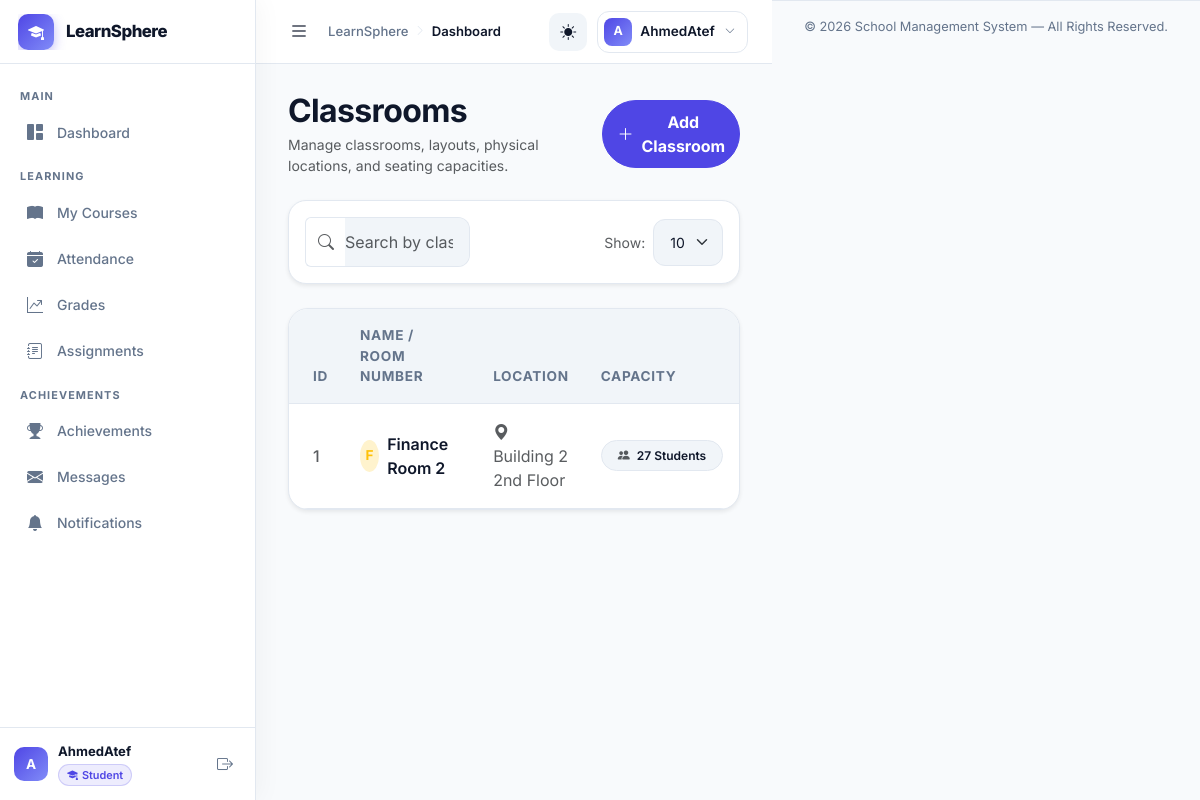
The app's page /modules/admin/classrooms/index.php (signed in), older data.
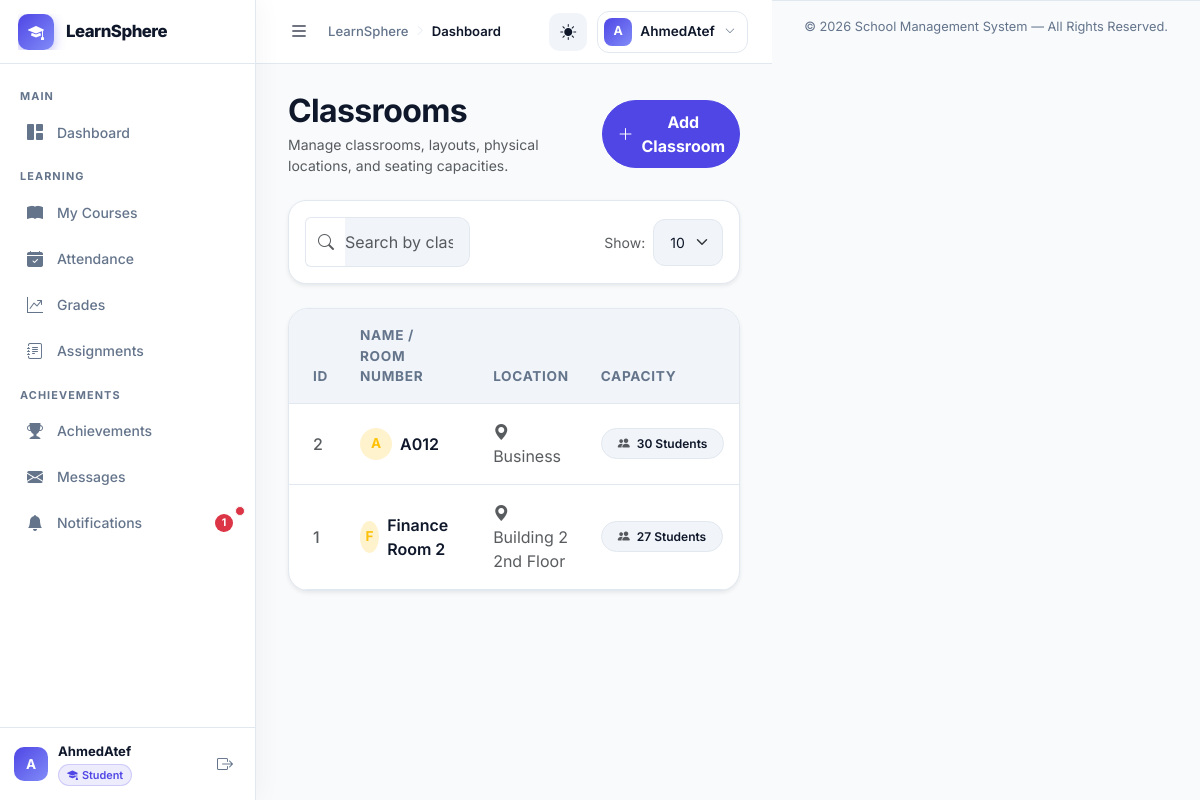
The same page, newer data.
### tables this page shows
CREATE TABLE `class_rooms` (
  `id` int(11) NOT NULL AUTO_INCREMENT,
  `name` varchar(255) NOT NULL,
  `location` varchar(100) DEFAULT NULL,
  `capacity` int(11) DEFAULT NULL,
  `created_at` timestamp NOT NULL DEFAULT current_timestamp(),
  PRIMARY KEY (`id`)
);

### config/app.php (called while the page is built, shortened)
<?php
function app_base_url(): string
{
    static $baseUrl = null;
    if ($baseUrl !== null) {
        return $baseUrl;
    }
    $scriptName = str_replace('\\', '/', $_SERVER['SCRIPT_NAME'] ?? '');
    $projectFolder = basename(BASE_PATH);
    $projectPath = '/' . $projectFolder;
    $position = stripos($scriptName, $projectPath);
    if ($position !== false) {
        $baseUrl = substr($scriptName, 0, $position + strlen($projectPath));
    } else {
        $baseUrl = '';
    }
    return rtrim($baseUrl, '/');
}
function app_url(string $path = ''): string
{
    $path = ltrim($path, '/');
    $baseUrl = app_base_url();
    return ($baseUrl === '' ? '' : $baseUrl) . '/' . $path;
}

### config/auth.php (called while the page is built, shortened)
<?php
require_once __DIR__ . '/app.php';
function current_user_id(): int
{
    return (int) ($_SESSION['user_id'] ?? 0);
}

### includes/notifications_helper.php (called while the page is built, shortened)
<?php
function get_unread_notification_count($conn, $userId) {
    $stmt = $conn->prepare("SELECT COUNT(*) AS unread FROM notifications WHERE user_id = ? AND is_read = 0");
    $stmt->bind_param('i', $userId);
    $stmt->execute();
    $res = $stmt->get_result()->fetch_assoc();
    return (int) ($res['unread'] ?? 0);
}

### modules/admin/classrooms/index.php (the view, shortened to what the changed rows need)
<?php
require_once '../../../config/app.php';
require_once BASE_PATH . '/config/connect.php';
require_once BASE_PATH . '/config/auth.php';
require_once BASE_PATH . '/includes/header.php';
$search = trim($_GET['search'] ?? '');
$limit = isset($_GET['limit']) ? (int)$_GET['limit'] : 10;
$page = isset($_GET['page']) ? (int)$_GET['page'] : 1;
$offset = ($page - 1) * $limit;
if ($search !== '') {
    $countStmt = $conn->prepare("SELECT COUNT(*) as total FROM class_rooms WHERE name LIKE ? OR location LIKE ?");
    $searchWildcard = "%$search%";
    $countStmt->bind_param("ss", $searchWildcard, $searchWildcard);
    $countStmt->execute();
    $totalRows = $countStmt->get_result()->fetch_assoc()['total'];
    $countStmt->close();
    $stmt = $conn->prepare("SELECT id, name, location, capacity FROM class_rooms WHERE name LIKE ? OR location LIKE ? ORDER BY name LIMIT ? OFFSET ?");
    $stmt->bind_param("ssii", $searchWildcard, $searchWildcard, $limit, $offset);
    $stmt->execute();
    $result = $stmt->get_result();
} else {
    $totalRows = $conn->query("SELECT COUNT(*) as total FROM class_rooms")->fetch_assoc()['total'];
    $stmt = $conn->prepare("SELECT id, name, location, capacity FROM class_rooms ORDER BY name LIMIT ? OFFSET ?");
    $stmt->bind_param("ii", $limit, $offset);
    $stmt->execute();
    $result = $stmt->get_result();
}
?>
    <div class="d-flex justify-content-between align-items-center mb-4">
        <div>
            <h2 class="mb-1">Classrooms</h2>
        </div>
    </div>
    <?php if ($totalRows > 0): ?>
        <div class="table-wrapper table-responsive border-0 shadow-sm" style="border-radius: 20px; overflow: hidden; padding: 0; background: var(--app-surface); border: 1px solid var(--app-border) !important;">
            <table class="table table-hover mb-0 align-middle">
                <thead class="table-light" style="background-color: var(--app-surface-soft) !important;">
                    <tr>
                        <th class="ps-4 py-3" style="color: var(--app-muted); font-size: 0.85rem; font-weight: 700; border-bottom: 1px solid var(--app-border);">ID</th>
                        <th class="py-3" style="color: var(--app-muted); font-size: 0.85rem; font-weight: 700; border-bottom: 1px solid var(--app-border);">Name / Room Number</th>
                        <th class="py-3" style="color: var(--app-muted); font-size: 0.85rem; font-weight: 700; border-bottom: 1px solid var(--app-border);">Location</th>
                        <th class="py-3" style="color: var(--app-muted); font-size: 0.85rem; font-weight: 700; border-bottom: 1px solid var(--app-border);">Capacity</th>
                    </tr>
                </thead>
                <tbody>
                    <?php while ($row = $result->fetch_assoc()): ?>
                        <tr>
                            <td class="ps-4 fw-medium text-muted" style="border-bottom: 1px solid var(--app-border);"><?= $row['id']; ?></td>
                            <td style="border-bottom: 1px solid var(--app-border);">
                                <div class="d-flex align-items-center gap-2">
                                    <div class="avatar-circle d-flex align-items-center justify-content-center fw-bold bg-warning-subtle text-warning rounded-circle" style="width: 32px; height: 32px; font-size: 0.85rem;">
                                        <?= strtoupper(substr($row['name'], 0, 1)); ?>
                                    </div>
                                    <span class="fw-semibold"><?= htmlspecialchars($row['name']); ?></span>
                                </div>
                            </td>
                            <td class="text-muted" style="border-bottom: 1px solid var(--app-border);"><i class="bi bi-geo-alt-fill me-1 text-muted opacity-70"></i> <?= htmlspecialchars($row['location']); ?></td>
                            <td style="border-bottom: 1px solid var(--app-border);">
                                <span class="badge rounded-pill px-3 py-2 fw-semibold" style="background: var(--app-surface-soft); color: var(--app-text); border: 1px solid var(--app-border) !important;">
                                    <i class="bi bi-people-fill me-1 text-muted"></i> <?= htmlspecialchars($row['capacity']); ?> Students
                                </span>
                            </td>
                        </tr>
                    <?php endwhile; ?>
                </tbody>
            </table>
        </div>
    <?php endif; ?>
</div>
<?php require_once BASE_PATH . '/includes/footer.php'; ?>

### includes/sidebar.php (shortened to what the changed rows need)
<?php
require_once BASE_PATH . '/includes/notifications_helper.php';
$currentRole = $_SESSION['role'] ?? '';
$isLoggedIn  = isset($_SESSION['username']);
?>
<aside class="app-sidebar" id="appSidebar" data-role="<?= htmlspecialchars($currentRole); ?>">
    <nav class="sidebar-nav" id="sidebarNav" aria-label="Main navigation">
        <?php if ($isLoggedIn): ?>
        <?php if ($currentRole === 'student'): ?>
            <?php
                $unreadCount = get_unread_notification_count($conn, current_user_id());
            ?>
            <a href="<?= app_url('modules/student/notifications.php'); ?>"
               class="sidebar-link <?= is_nav_active('modules/student/notifications'); ?>"
               aria-current="<?= is_nav_active('modules/student/notifications') ? 'page' : 'false'; ?>">
                <span class="sidebar-link-icon">
                    <i class="bi bi-bell-fill"></i>
                    <?php if ($unreadCount > 0): ?>
                        <span class="position-absolute top-0 start-100 translate-middle p-1 bg-danger border border-light rounded-circle" style="width: 10px; height: 10px; margin-top: 10px; margin-left: -5px;">
                        </span>
                    <?php endif; ?>
                </span>
                <span class="sidebar-link-text">Notifications</span>
                <?php if ($unreadCount > 0): ?>
                    <span class="badge bg-danger rounded-pill ms-auto"><?= $unreadCount; ?></span>
                <?php endif; ?>
            </a>
        <?php endif;  ?>
        <?php endif;  ?>
    </nav>
</aside>

Row changes from the older to the newer data that the page shows:
added class_rooms: id "2", name "A", name "A012", location "Business", capacity "30"
Text that changed along with them:
$unreadCount: (not shown) → "1"
